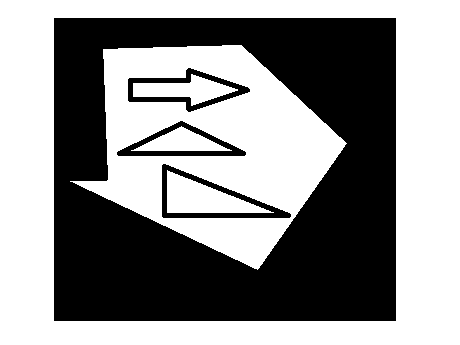
#> input picture 20220810/opencv_python_api/data/in.png, 460 x 345 px
$ python demo22.py
#> lines starting #> are read from the running program, lines starting #| are printed output that depends on the picture; after the words box and inside, x2 and y2 are one past the last pixel; in counts of white or black regions, pixels touching at a corner belong together
import cv2
import numpy as np
filename = 'data/in.png'
img = cv2.imread(filename)
#> img is the input picture: shape (345, 460, 3); 56.1% white; 4 black regions, box (x1, y1, x2, y2) and area: (54, 18, 396, 321) 65561, (162, 164, 291, 218) 1508, (128, 68, 250, 112) 1381, (117, 121, 246, 156) 1274
gray = cv2.cvtColor(img, cv2.COLOR_BGR2GRAY)
gray = np.float32(gray)
# 输入图像必须是float32，最后一个参数在0.04 到0.06 之间
dst = cv2.cornerHarris(gray, 2, 3, 0.06)
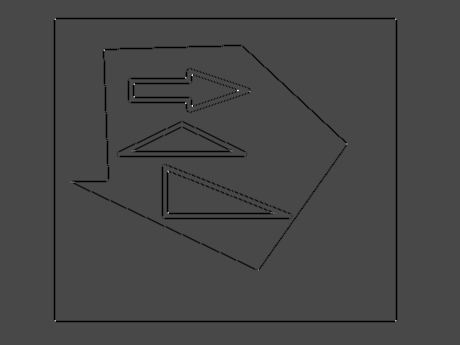
#> dst: shape (345, 460) float32; min -253695024, max 642660992, mean -7355413; drawn with min black and max white
# 返回角点图片
dst = cv2.dilate(dst, None)
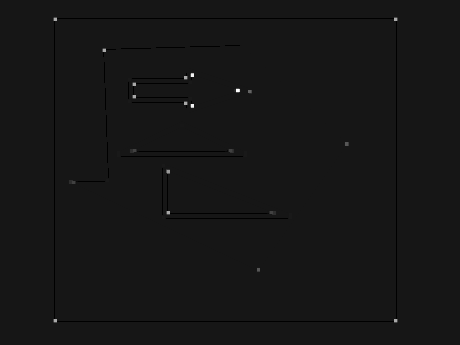
#> dst: shape (345, 460) float32; min -63423756, max 642660992, mean -357084.8; drawn with min black and max white
# 将角点标注为红色
img[dst > 0.01*dst.max()] = [0, 0, 255]
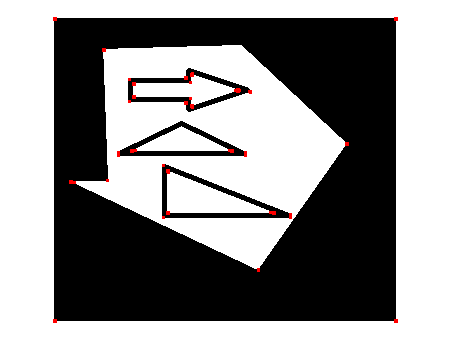
#> img: shape (345, 460, 3); 0.32% of pixels changed, all inside (x1, y1, x2, y2) = (53, 17, 398, 323)
cv2.imshow('dst', img)
img = cv2.imread(filename)
gray = cv2.cvtColor(img, cv2.COLOR_BGR2GRAY)
# find Harris corners
gray = np.float32(gray)
dst = cv2.cornerHarris(gray, 2, 3, 0.06)
dst = cv2.dilate(dst, None)
ret, dst = cv2.threshold(dst, 0.01*dst.max(), 255, 0)
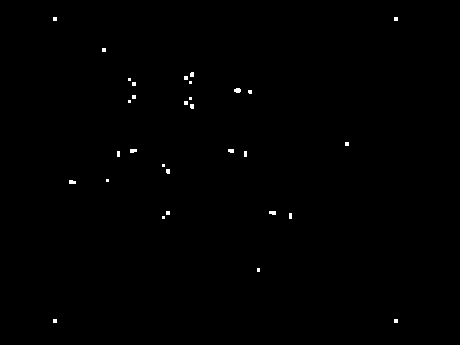
#> dst: shape (345, 460) float32; 0.32% white; 31 white regions (26 under 20 px), largest, box (x1, y1, x2, y2) and area: (234, 88, 241, 93) 29, (130, 149, 137, 153) 25, (69, 180, 76, 184) 25, (269, 211, 276, 215) 25, (228, 149, 234, 153) 22
#> ret = 6426609.9
dst = np.uint8(dst)
ret, labels, stats, centroids = cv2.connectedComponentsWithStats(dst)
#> labels: shape (345, 460) int32; 32 distinct labels, from 0 to 31
#> ret = 32; stats = 32 rows, first 6: [0, 0, 460, 345, 158197], [53, 17, 4, 4, 16], [394, 17, 4, 4, 16], [102, 48, 4, 4, 16], [190, 72, 4, 5, 19], [184, 76, 4, 4, 16]; centroids = 32 pairs, first value 54.5 to 395.5, second value 18.5 to 320.5
criteria = (cv2.TERM_CRITERIA_EPS + cv2.TERM_CRITERIA_MAX_ITER, 100, 0.001)
#Python: cv2.cornerSubPix(image, corners, winSize, zeroZone, criteria)
# 返回值由角点坐标组成的一个数组（而非图像）
corners = cv2.cornerSubPix(gray, np.float32(centroids), (5, 5), (-1, -1), criteria)
#> corners = 32 pairs, first value 53.56 to 395.4, second value 17.56 to 320.4
res = np.hstack((centroids, corners))
#> res = 32 rows, first 6: [229.6, 172.1, 229.6, 172.1], [54.5, 18.5, 53.56, 17.56], [395.5, 18.5, 395.4, 17.56], [103.5, 49.5, 102.6, 48.56], [191.6, 74.11, 191.6, 74.11], [185.5, 77.5, 189.9, 81.9]
#np.int0 可以用来省略小数点后面的数字（四舍五入）。
res = np.int0(res)
#> res = 32 rows, first 6: [229, 172, 229, 172], [54, 18, 53, 17], [395, 18, 395, 17], [103, 49, 102, 48], [191, 74, 191, 74], [185, 77, 189, 81]
img[res[:, 1], res[:, 0]] = [0, 0, 255]
#> img: shape (345, 460, 3); 0.02% of pixels changed, all inside (x1, y1, x2, y2) = (54, 18, 396, 321)
img[res[:, 3], res[:, 2]] = [0, 255, 0]
#> img: shape (345, 460, 3); mean B, G, R 142.9, 143, 143
cv2.imshow('img', img)
cv2.waitKey()
